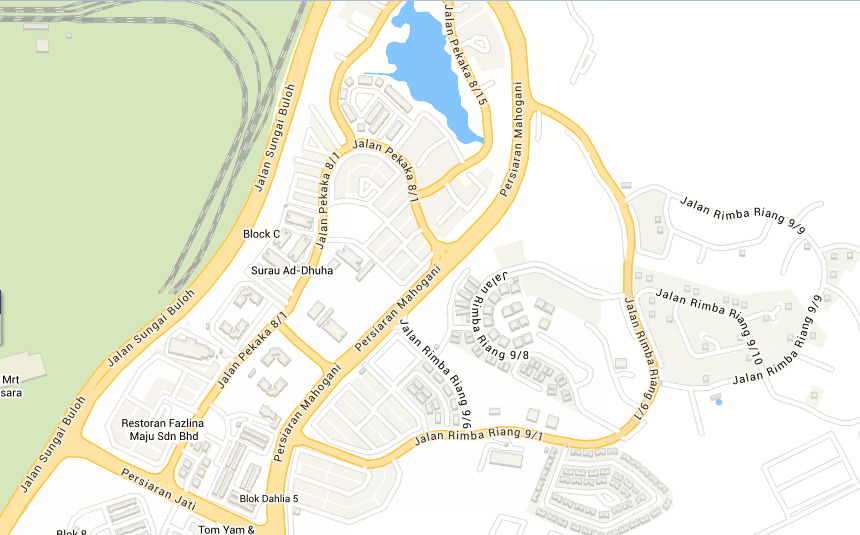
#> input picture Other/Practical 8/map.png, 860 x 535 px, given in place of Lenna.png, which was not available
$ python 'Practical 8_IP.py'
#> lines starting #> are read from the running program, lines starting #| are printed output that depends on the picture; after the words box and inside, x2 and y2 are one past the last pixel; in counts of white or black regions, pixels touching at a corner belong together; pictures that were not available may be replaced by others from this repository, and a replacement may not be noted
# -*- coding: utf-8 -*-
"""
Created on Thu Aug 18 23:45:55 2016

@author: Lim
"""

import numpy as np
import cv2


#=========================
# This example perform image resize and grayscale conversion using Lenna image.
#=========================
img = cv2.imread('Lenna.png')
#> img is the input picture: shape (535, 860, 3); mean B, G, R 225.3, 239.3, 238.2
cv2.imshow('picOriLenna',img)

# Image resize
imgResize = cv2.resize(img,None,fx=1.5, fy=1.5)
cv2.imshow('picResized',imgResize)

# Gray image conversion
gray_image = cv2.cvtColor(img, cv2.COLOR_BGR2GRAY)
cv2.imshow('picGray',gray_image)


#=========================
# This example perform morphological operation on Digit image
#=========================

imgDigit = cv2.imread('Digit3.png')
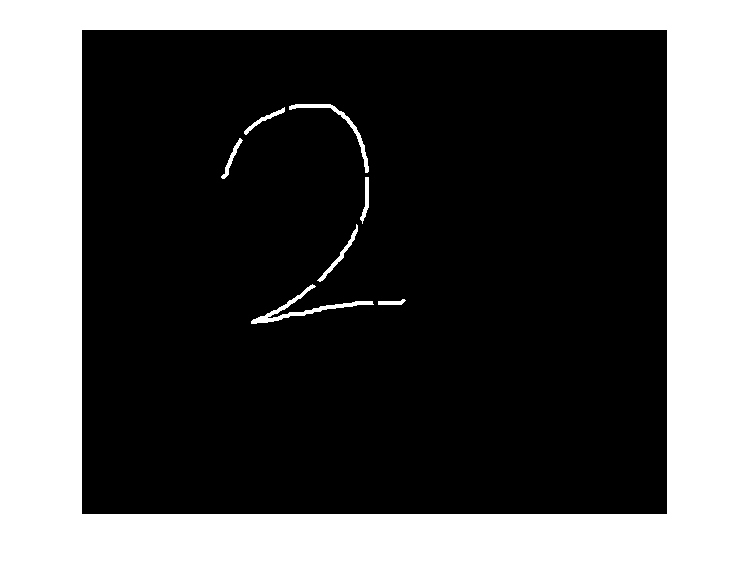
#> input picture Other/Practical 8/Digit3.png, 749 x 570 px
#> imgDigit is the input picture: shape (570, 749, 3); 34.2% white; 8 white regions, largest, box (x1, y1, x2, y2) and area: (0, 0, 749, 570) 143790, (251, 284, 374, 324) 770, (289, 104, 369, 173) 497
cv2.imshow('picOriDigit',imgDigit)

#Kernel initialization

# Erosion
kernel = np.ones((3,3),np.uint8)
erosion = cv2.erode(imgDigit,kernel,iterations = 1)
#> erosion: shape (570, 749, 3); 33.4% white; 8 white regions, largest, box (x1, y1, x2, y2) and area: (0, 0, 749, 570) 141648, (252, 286, 372, 323) 321, (290, 105, 368, 172) 199
cv2.imshow('picErosion',erosion)

# Dilation
kernel = np.ones((5,5),np.uint8)
dilation = cv2.dilate(imgDigit,kernel,iterations = 1)
#> dilation: shape (570, 749, 3); 35.9% white; 2 white regions, box (x1, y1, x2, y2) and area: (0, 0, 749, 570) 148050, (219, 102, 408, 326) 5080
cv2.imshow('picDilation',dilation)

# Opening
kernel = np.ones((3,3),np.uint8)
opening = cv2.morphologyEx(imgDigit, cv2.MORPH_OPEN, kernel)
#> opening: shape (570, 749, 3); 34.2% white; 8 white regions, largest, box (x1, y1, x2, y2) and area: (0, 0, 749, 570) 143790, (251, 285, 373, 324) 767, (289, 104, 369, 173) 497
cv2.imshow('picOpening',opening)

# Closing
kernel = np.ones((5,5),np.uint8)
closing = cv2.morphologyEx(imgDigit, cv2.MORPH_CLOSE, kernel)
#> closing: shape (570, 749, 3); 34.2% white; 5 white regions, box (x1, y1, x2, y2) and area: (0, 0, 749, 570) 143790, (251, 284, 406, 324) 955, (244, 104, 369, 224) 904, (317, 224, 358, 282) 274, (221, 138, 243, 179) 183
cv2.imshow('picClosing',closing)


#=========================
# This example perform image denoise - use different filter on cameraman image
#=========================

#Apply salt and pepper noise
imgNoise = cv2.imread("cameraman_noise.jpg")
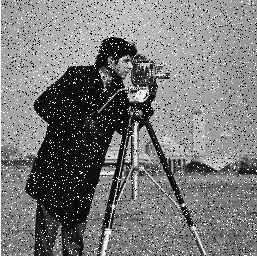
#> input picture Other/Practical 8/cameraman_noise.jpg, 257 x 256 px
#> imgNoise is the input picture: shape (256, 257, 3); min 0, max 255, mean 120.6
gray_imgNoise = cv2.cvtColor(imgNoise, cv2.COLOR_BGR2GRAY)
cv2.imshow('picOriNoise',gray_imgNoise)

# Averaging filtering
blurAverage = cv2.blur(gray_imgNoise,(10,10))
cv2.imshow('picBlur',blurAverage)

# Gaussian filtering
blurGauss = cv2.GaussianBlur(gray_imgNoise,(5,5),0)
cv2.imshow('picBlurGauss',blurGauss)

# Median filtering
blurMedian = cv2.medianBlur(gray_imgNoise,5)
cv2.imshow('picBlurMedian',blurMedian)


#=========================
# This example perform Edge and corner detection using chessboard image
#=========================

filename = 'Chessboard.png'
img = cv2.imread(filename)
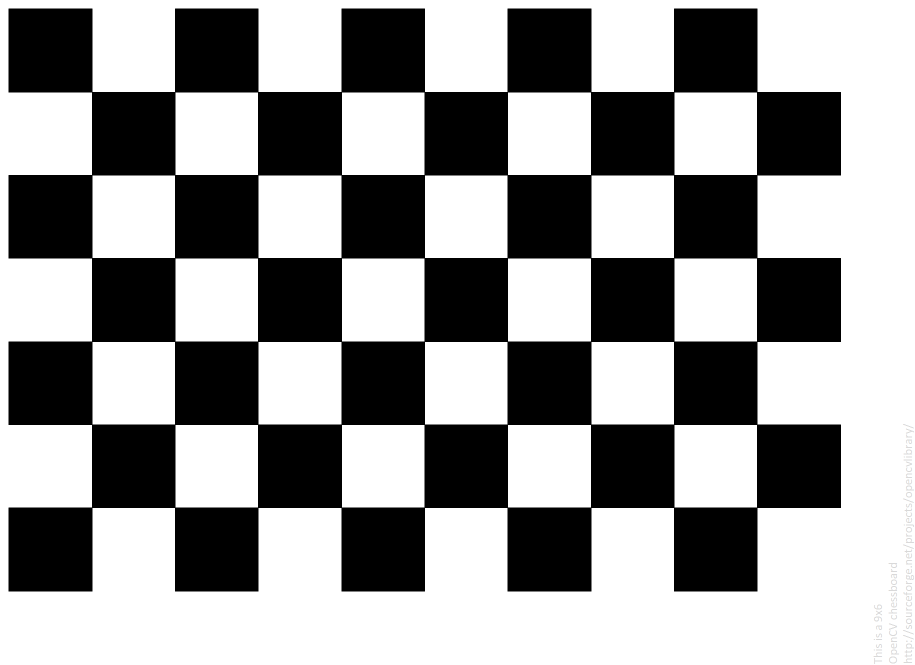
#> input picture Other/Practical 8/Chessboard.png, 1830 x 1330 px (shown at 1/2 size)
#> img is the input picture: shape (1330, 1830, 3); mean B, G, R 152.2, 152.2, 152.2
img = cv2.resize(img,None,fx=0.5, fy=0.5)
#> img: shape (665, 915, 3)
cv2.imshow('picOriChessboard',img)

# Edge detection using canny operator
edgesCanny = cv2.Canny(img,100,200)
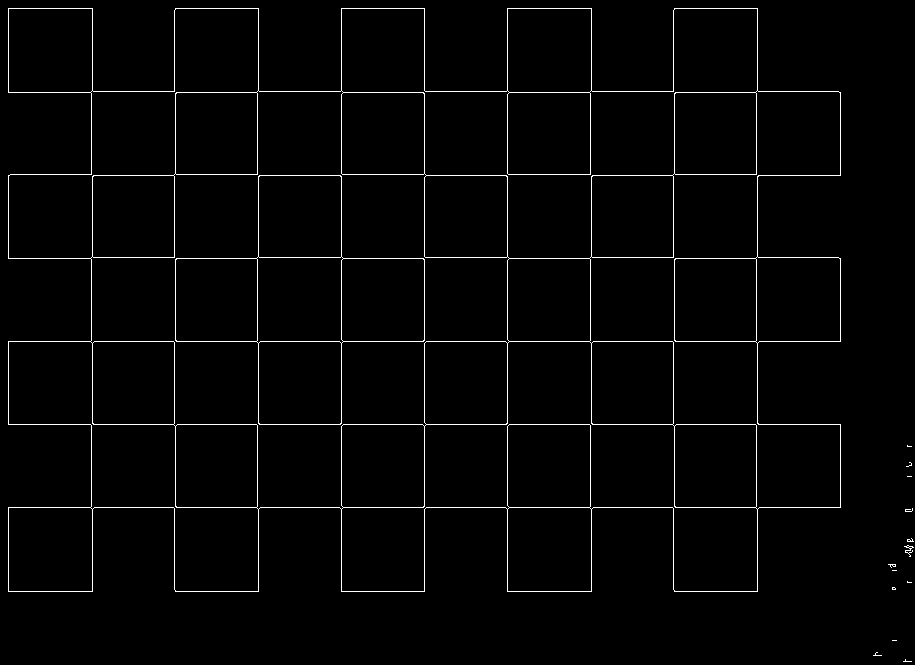
#> edgesCanny: shape (665, 915); 1.9% white in thin lines or dots
cv2.imshow('picEdgeCanny',edgesCanny)


# Corner detection using Harris corner detector
gray = cv2.cvtColor(img,cv2.COLOR_BGR2GRAY)
gray = np.float32(gray)
dst = cv2.cornerHarris(gray,2,3,0.04)
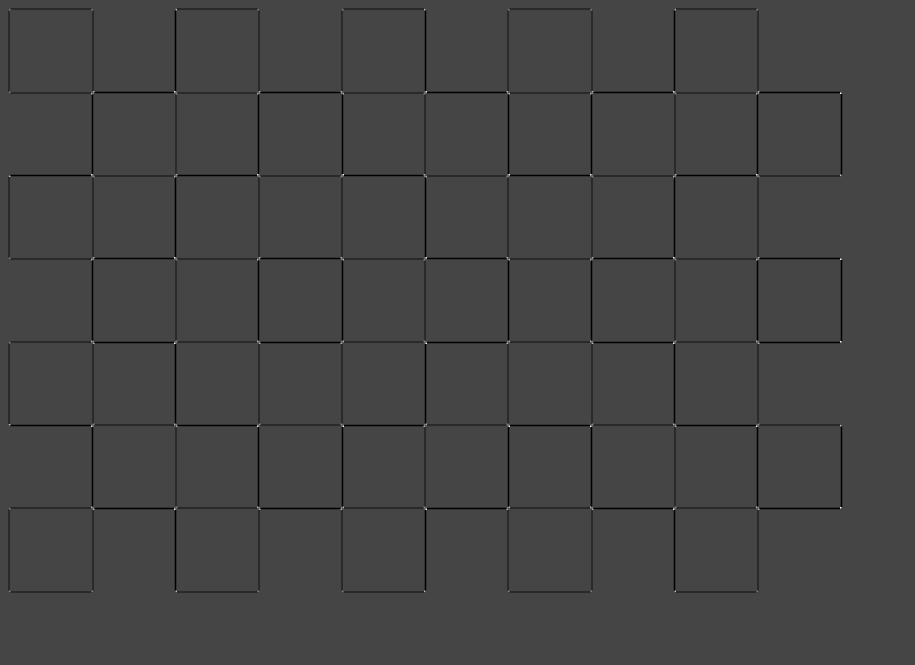
#> dst: shape (665, 915) float32; min -169130016, max 454828928, mean -3334155.5; drawn with min black and max white

dst = cv2.dilate(dst,None) #result is dilated for marking the corners, not important
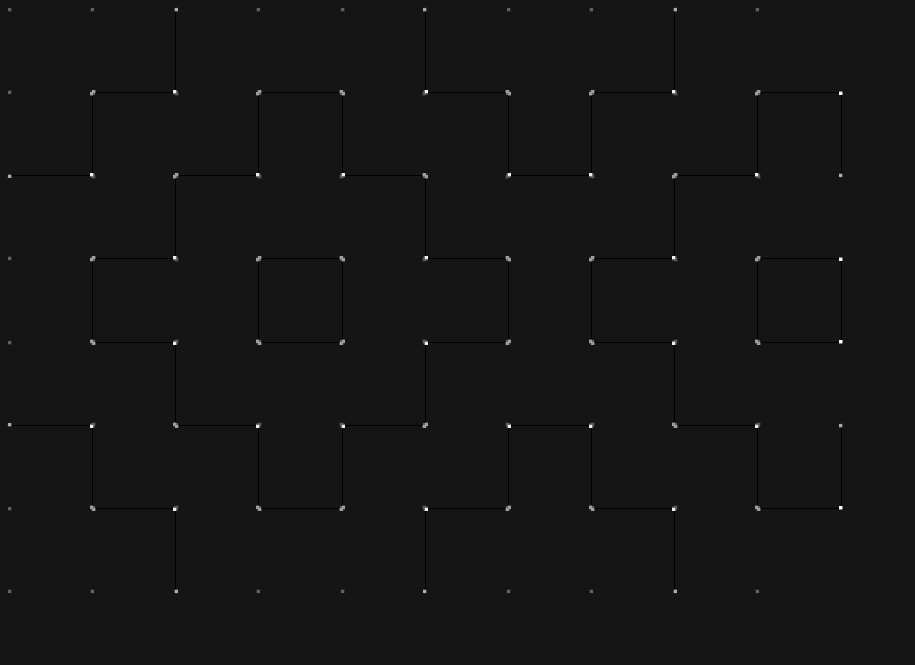
#> dst: shape (665, 915) float32; min -42282504, max 454828928, mean 288529.2; drawn with min black and max white

img[dst>0.01*dst.max()]=[0,0,255] # Threshold for an optimal value, it may vary depending on the image.
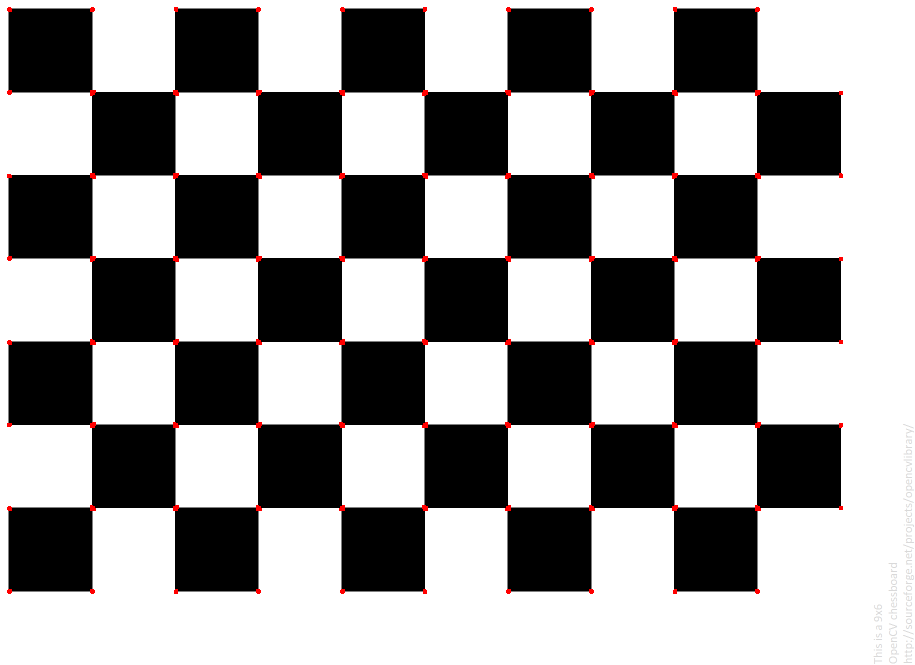
#> img: shape (665, 915, 3); mean B, G, R 151.7, 151.7, 152.7

cv2.imshow('dst',img)


# wait or user input on pressing any key then destroy the windows
cv2.waitKey(0)
cv2.destroyAllWindows()
